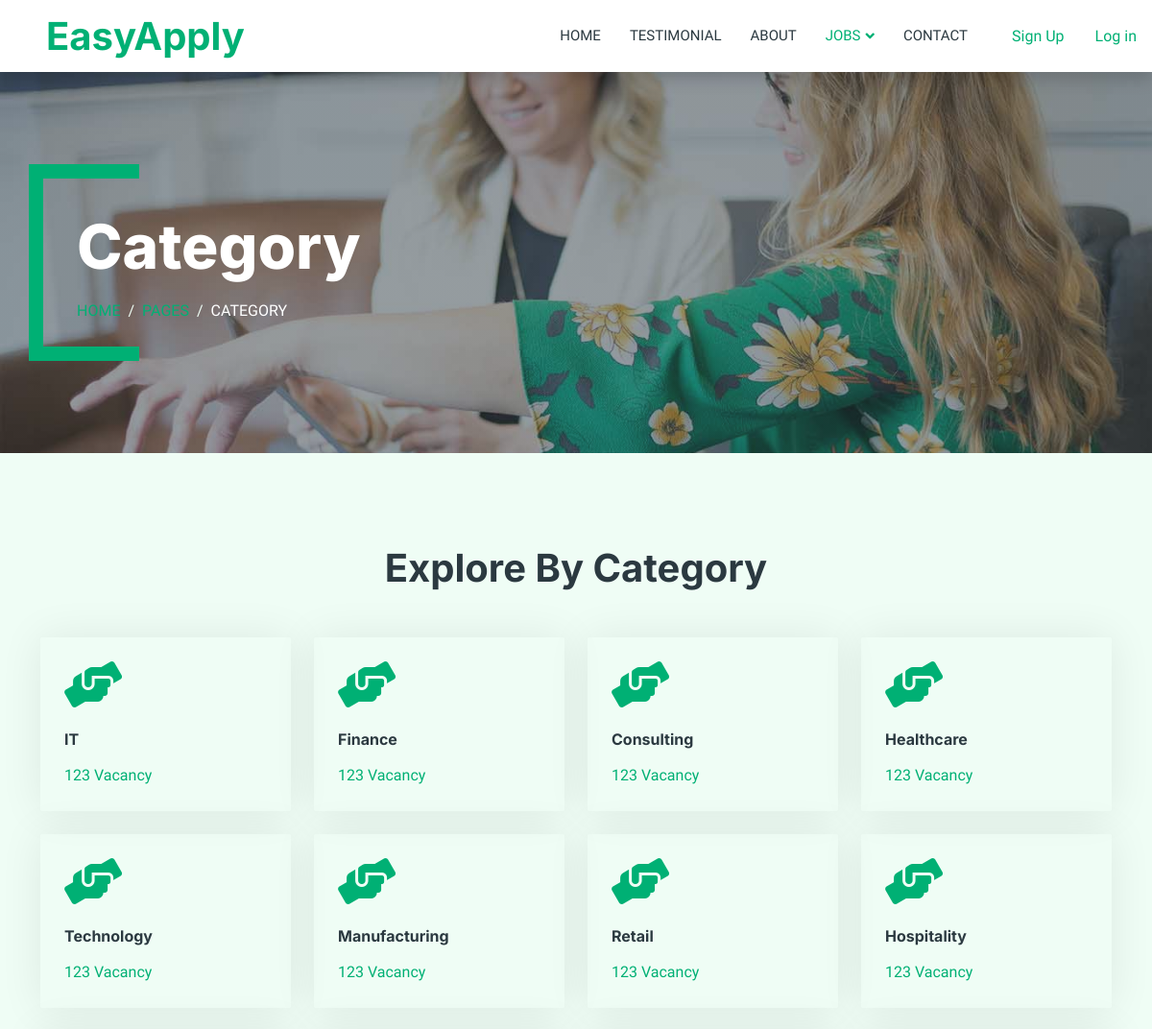
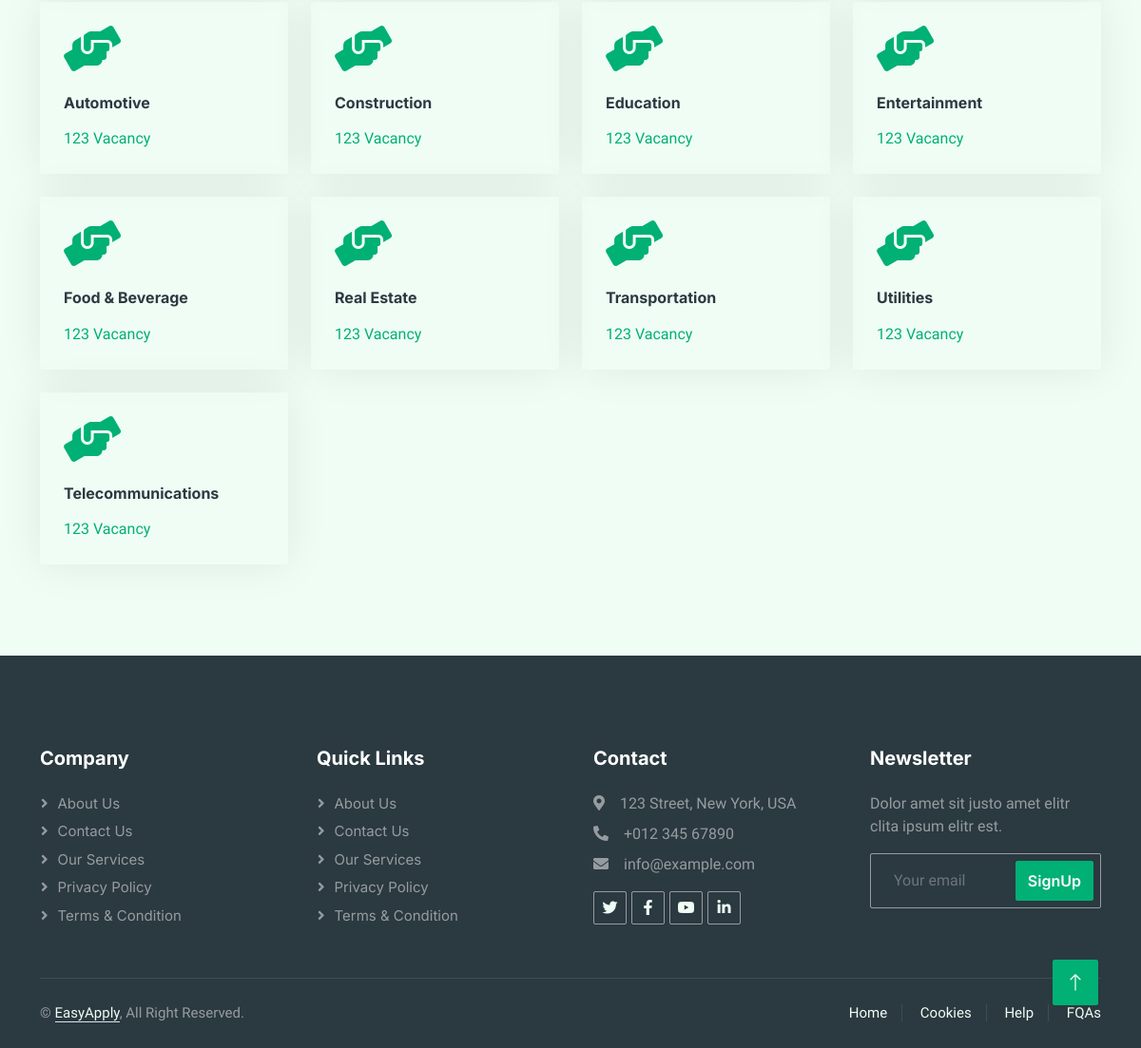
The page /category on the database its author committed (2 pictures, top to bottom).
### tables this page shows
CREATE TABLE categories(
    id BIGINT UNSIGNED AUTO_INCREMENT PRIMARY KEY,
    name VARCHAR(100) NOT NULL,
    created_at TIMESTAMP DEFAULT now(),
    updated_at TIMESTAMP DEFAULT now() on update now()
);

### App/Controllers/CategoryController.php (called while the page is built, shortened)
<?php
class CategoryController
{
    function index()
    {
        $config = require basePath('config/db.php');
        $dp = new Database($config);
        $categories = $dp->query('select * from categories') ->fetchAll();
        view('categories/category',['categories' => $categories]);
    }
}

### public/index.php (called while the page is built, shortened)
<?php
require '../helpers.php';
$router = new Router();
$uri = parse_url($_SERVER['REQUEST_URI'], PHP_URL_PATH);
$router->route($uri);

### config/db.php (called while the page is built)
<?php
return [
    'host' => 'localhost',
    'port' => 3306,
    'dbname' => 'easy_apply',
    'username' => 'root',
    'password' => 'root',
];

### Framework/Database.php (called while the page is built, shortened)
<?php
class Database
{
    public $connection;
    public function __construct($config)
    {
        $dsn = "mysql:host={$config['host']};port={$config['port']};dbname={$config['dbname']}";
        try {
            $this->connection = new PDO($dsn, $config["username"], $config["password"]);
        } catch (PDOException $error) {
            throw new Exception("Database connetion failed: {$error->getMessage()}");
        }
    }
    public function query($query, $params = [])
    {
        try {
            $stmt = $this->connection->prepare($query);
            $stmt->execute($params);
            return $stmt;
        } catch (PDOException $error) {
            throw new Exception("Query failed to execute: {$error->getMessage()}");
        }
    }
}

### App/views/categories/category.view.php (the view, shortened to what this page needs)
<div class="py-5 bg-dark page-header mb-5">
    <div class="container my-5 pt-5 pb-4">
        <h1 class="display-3 text-white mb-3 animated slideInDown">Category</h1>
        <nav aria-label="breadcrumb">
            <ol class="breadcrumb text-uppercase">
                <li class="breadcrumb-item"><a href="/home">Home</a></li>
                <li class="breadcrumb-item"><a href="#">Pages</a></li>
                <li class="breadcrumb-item text-white active" aria-current="page">Category</li>
            </ol>
        </nav>
    </div>
</div>
<div class="py-5">
    <div class="container">
        <h1 class="text-center mb-5 wow fadeInUp" data-wow-delay="0.1s">Explore By Category</h1>
        <div class="row g-4">
            <?php foreach($categories as $category): ?>
            <div class="col-lg-3 col-sm-6 wow fadeInUp" data-wow-delay="0.3s">
                <a class="cat-item rounded p-4" href="/category/show?id=<?= $category['id'] ?>">
                    <i class="fa fa-3x fa-hands-helping text-primary mb-4"></i>
                    <h6 class="mb-3"><?= $category['name'] ?></h6>
                    <p class="mb-0">123 Vacancy</p>
                </a>
            </div>
            <?php endforeach ?>
        </div>
    </div>
</div>

### Framework/Router.php (shortened to what this page needs)
<?php
class Router
{
    protected $routes = [];
    public function registerRoute($method, $uri, $action)
    {
        list($controller, $controllerMethod) = explode('@', $action);
        $this->routes[] = [
            'method' => $method,
            'uri' => $uri,
            'controller' => $controller,
            'controllerMethod' => $controllerMethod,
        ];
    }
    public function route($uri)
    {
        $requestMethod = $_SERVER['REQUEST_METHOD'];
        foreach ($this->routes as $route) {
            if ($route['uri'] === $uri && $route['method'] === $requestMethod) {
                $controllerMethod = $route['controllerMethod'];
                $controllerInstance = new $controller();
                $controllerInstance->$controllerMethod();
                return;
            }
        }
    }
}

### public/css/style.css (style rules this page uses)
:root { --primary: #00b074; --secondary: #2b9bff; --light: #effdf5; --dark: #2b3940; }
.header-carousel .container, .page-header .container { position: relative; padding: 45px 0 45px 35px; border-left: 15px solid var(--primary); }
.header-carousel .container::before, .header-carousel .container::after, .page-header .container::before, .page-header .container::after { position: absolute; content: ""; top: 0; left: 0; width: 100px; height: 15px; background: var(--primary); }
.header-carousel .container::after, .page-header .container::after { top: 100%; margin-top: -15px; }
.page-header { background: linear-gradient(rgba(43, 57, 64, 0.5), rgba(43, 57, 64, 0.5)), url(../img/carousel-1.jpg) center center no-repeat; background-size: cover; }
.breadcrumb-item + .breadcrumb-item::before { color: var(--light); }
.cat-item { display: block; box-shadow: 0 0 45px rgba(0, 0, 0, 0.08); border: 1px solid transparent; transition: 0.5s; }

### rows shown on the page
categories: name "IT"
categories: name "Finance"
categories: name "Consulting"
categories: name "Healthcare"
categories: name "Technology"
categories: name "Manufacturing"
categories: name "Retail"
categories: name "Hospitality"
categories: name "Automotive"
categories: name "Construction"
categories: name "Education"
categories: name "Entertainment"
categories: name "Food & Beverage"
categories: name "Real Estate"
categories: name "Transportation"
categories: name "Utilities"
categories: name "Telecommunications"
